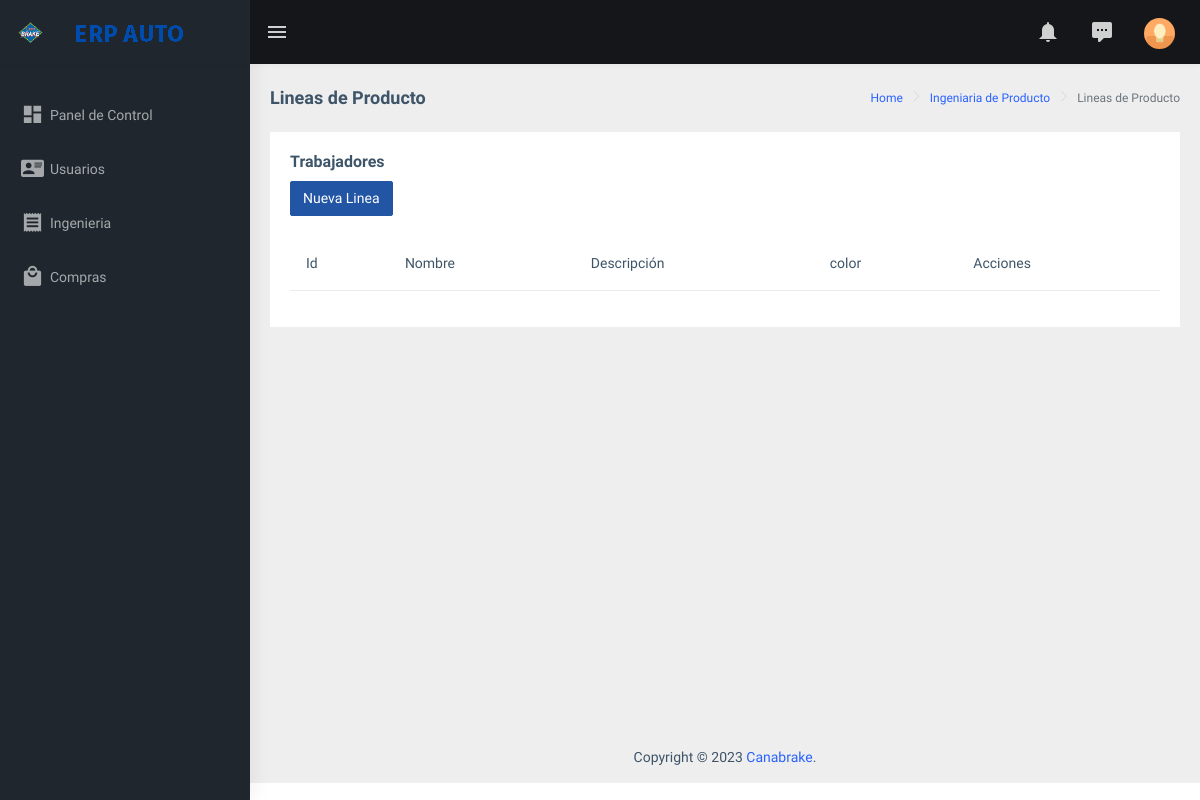
Page /ing_lineas (signed in) on the earlier database version.
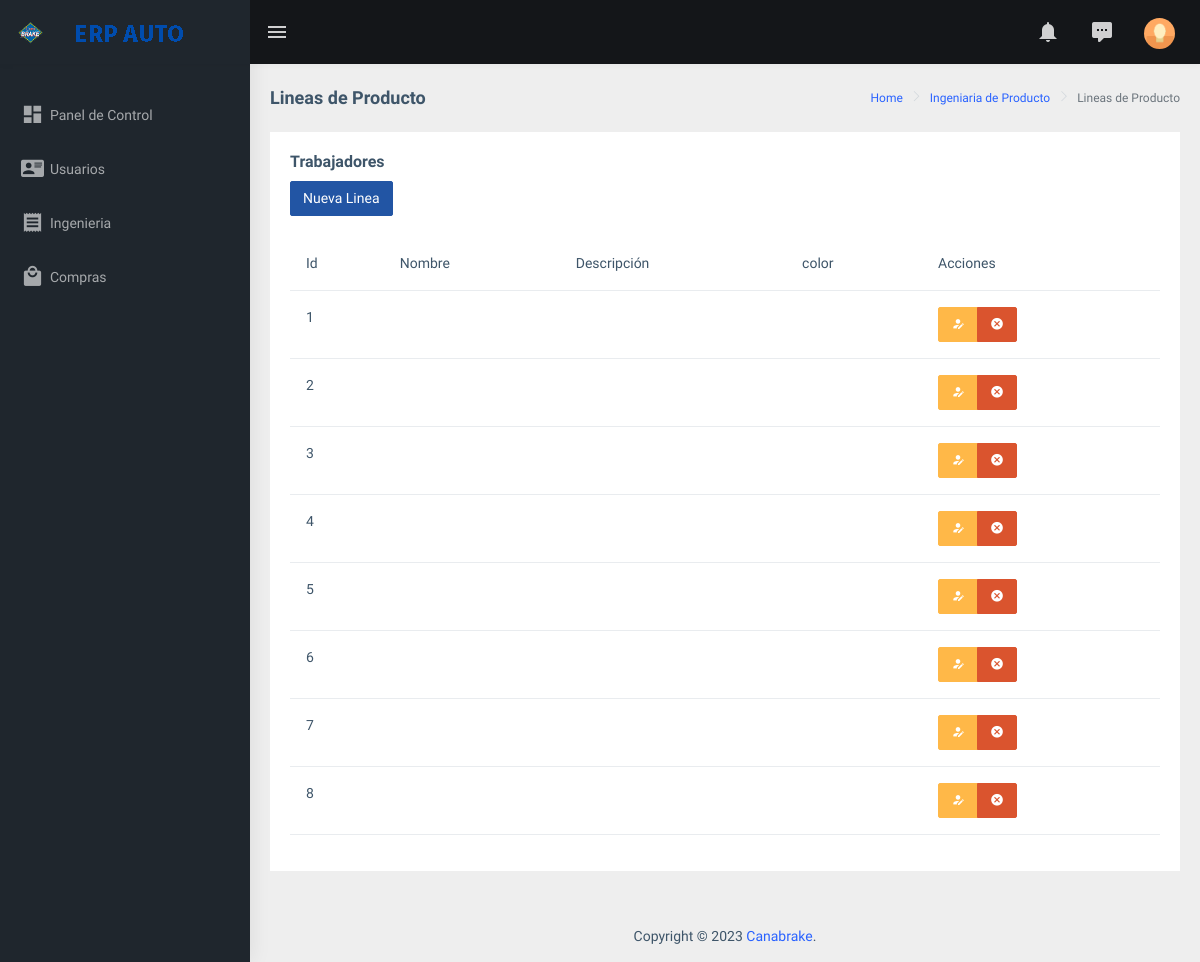
Same page on the later database version.
### tables this page shows
CREATE TABLE `lineasproductos` (
  `id` int(11) NOT NULL,
  `Nombre` varchar(70) NOT NULL,
  `descripcion` text DEFAULT NULL,
  `foto` varchar(200) DEFAULT NULL
);

### controllers/plantilla.controller.php (called while the page is built)
<?php
class ControladorPlantilla{
    static public function ctrPlantilla(){
        include "views/plantilla.php";
    }
}
?>

### index.php (called while the page is built, shortened)
<?php
require_once "controllers/plantilla.controller.php";
require_once "controllers/usuarios.controller.php";
require_once "controllers/ingenieria.controller.php";
require_once "models/ingenieria.models.php";
$plantilla = new ControladorPlantilla();
$plantilla -> ctrPlantilla();

### controllers/ingenieria.controller.php (called while the page is built, shortened)
<?php
class ControladorIngenieria{
    static public function ctrMostrarLineaProductos($columna,$valor){
        $tabla = "lineasproductos";
        $respuesta = ModeloIngenieria::mdlMostrarLineaProductos($tabla, $columna, $valor);
        return $respuesta;
    }
}

### models/conexion.php (called while the page is built)
<?php
class Conexion
	{
		static public function conectar(){
			$con = new PDO("mysql:host=127.0.0.1;dbname=erp_auto",
			            "root",
			            "");
			$con->exec("set names utf8");
			return $con;
		}
	}

### models/ingenieria.models.php (called while the page is built, shortened)
<?php
include_once 'conexion.php';
class ModeloIngenieria{
    static public function mdlMostrarLineaProductos($tabla, $columna, $valor){
        if($columna != null){
            $stmt = Conexion::conectar()->prepare("SELECT * FROM $tabla  WHERE $columna = :$columna");
            $stmt -> bindParam(":".$columna,$valor, PDO::PARAM_STR);
            $stmt -> execute();
            return $stmt -> fetch();
        }else{
            $stmt = Conexion::conectar()->prepare("SELECT * FROM $tabla");
            $stmt -> execute();
            return $stmt -> fetchAll();
        }
    }
}

### views/modulos/ing_lineas.php (the view, shortened to what this page needs)
<div class="page-breadcrumb">
        <div class="row">
            <div class="col-12 d-flex no-block align-items-center">
                <h4 class="page-title">Lineas de Producto</h4>
                <div class="ms-auto text-end">
                    <nav aria-label="breadcrumb">
                        <ol class="breadcrumb">
                        <li class="breadcrumb-item"><a href="arb_inicio">Home</a></li>
                        <li class="breadcrumb-item"><a href="ing_inicio">Ingeniaria de Producto</a></li>
                        <li class="breadcrumb-item active" aria-current="page">
                            Lineas de Producto
                        </li>
                        </ol>
                    </nav>
                </div>
            </div>
        </div>
    </div>
<div class="container-fluid">
    <dic class="row">
        <div class="col-md-12">
            <div class="card">
                <div class="card-body">
                    <h5 class="card-title">
                        Trabajadores
                    </h5>
                    <button class="btn btn-info" id="btnAgregarNuevaLinea">Nueva Linea</button>
                    <br>
                    <br>
                    <div class="table-responsive">
                        <table class="tablas table" style="width:100%">
                            <thead>
                                <tr>
                                    <th>Id</th>
                                    <th>Nombre</th>
                                    <th>Descripción</th>
                                    <th>color</th>
                                    <th>Acciones</th>
                                </tr>
                            </thead>
                            <tbody>
                                <?php
                                $columna = null;
                                $valor =  null;
                                $Lineas = ControladorIngenieria::ctrMostrarLineaProductos($columna,$valor);
                                foreach($Lineas as $key =>$value){
                                    echo '
                                    <tr>
                                        <td>'.$value["id"].'</td>
                                        <td>'.$value["nombre"].'</td>
                                        <td>'.$value["descripcion"].'</td>
                                        <td>'.$value["color"].'</td>
                                        <td>
                                            <div class="btn-group">
                                                <button type="button" data-bs-toggle="modal" data-bs-target="#modalEditarLinea" class="btn btn-warning btnEditarLinea" idLinea="'.$value["id"].'"><i class="mdi mdi-account-edit" ></i></button>
                                                <button type="button" class="btn btn-danger btnEliminarLinea" idLineaElimina="'.$value["id"].'" nombreLineaElimina="'.$value["nombre"].'" ><i class="mdi mdi-close-circle"></i></button>
                                            </div>
                                        </td>
                                    </tr>';
                                }
                                ?>
                            </tbody>
                        </table>
                    </div>
                </div>
            </div>
        </div>
    </dic>
</div>

### views/plantilla.php (shortened to what this page needs)
<!DOCTYPE html>
<html dir="ltr" lang="en">
  <head>
    <link rel="stylesheet" type="text/css" href="views/assets/extra-libs/multicheck/multicheck.css"/>
    <link href="views/assets/libs/datatables.net-bs4/css/dataTables.bootstrap4.css" rel="stylesheet"/>
    <link href="views/assets/libs/flot/css/float-chart.css" rel="stylesheet" />
    <link href="views/dist/css/style.min.css" rel="stylesheet" />
    <link href="views/dist/css/plantilla.css" rel="stylesheet" />
    <link href="views/assets/libs/sweetalert2/sweetalert2.min.css" rel="stylesheet" />
  </head>
  <body>
      <?php
      if(isset($_SESSION["erp_Sesion"]) && $_SESSION["erp_Sesion"] == true){
        echo '<div id="main-wrapper" data-layout="vertical" data-navbarbg="skin5" data-sidebartype="full" data-sidebar-position="absolute" data-header-position="absolute" data-boxed-layout="full">';
        include "modulos/arb_cabezera.php";
        include "modulos/arb_menu.php";
        ?>
        <div class="page-wrapper">
          <?php
          if(isset($_GET["ruta"])){
            if($_GET["ruta"] == "arb_inicio" ||
              $_GET["ruta"] == "ing_inicio" ||
              $_GET["ruta"] == "arb_salir" ||
              $_GET["ruta"] == "rh_usuarios" ||
              $_GET["ruta"] == "comp_inicio" ||
              $_GET["ruta"] == "comp_proveedores" ||
              $_GET["ruta"] == "comp_productos" ||
              $_GET["ruta"] == "ing_listadoTarjetas" ||
              $_GET["ruta"] == "ing_tarjetaIng" ||
              $_GET["ruta"] == "ing_lineas" ){
              include "modulos/".$_GET["ruta"].".php";
              ?>
          <?php
            } else{
              include "modulos/arb_404.php";
            }
          } else{
            include "modulos/arb_inicio.php";
          }
          ?>
          <?php
          include "modulos/arb_footer.php";
          echo '</div>';
      }else{
        include "modulos/login.php";
      }
        ?>
    </div>
  </body>
</html>

### views/modulos/arb_cabezera.php (shortened to what this page needs)
<header class="topbar" data-navbarbg="skin5">
    <nav class="navbar top-navbar navbar-expand-md navbar-dark">
        <div class="navbar-header" data-logobg="skin5">
            <a class="navbar-brand" href="arb_inicio">
              <b class="logo-icon ps-2">
                <img
                  src="views/assets/images/icon-logo.png"
                  alt="Canabrake"
                  class="light-logo"
                  width="25"
                />
              </b>
              <span class="logo-text ms-2">
                <img
                  src="views/assets/images/text-logo.png"
                  alt="homepage"
                  class="light-logo"
                />
              </span>
            </a>
          </div>
          <div
            class="navbar-collapse collapse"
            id="navbarSupportedContent"
            data-navbarbg="skin5"
          >
            <ul class="navbar-nav float-start me-auto">
              <li class="nav-item d-none d-lg-block">
                <a
                  class="nav-link sidebartoggler waves-effect waves-light"
                  href="javascript:void(0)"
                  data-sidebartype="mini-sidebar"
                  ><i class="mdi mdi-menu font-24"></i
                ></a>
              </li>
            </ul>
            <ul class="navbar-nav float-end">
              <li class="nav-item dropdown">
                <a
                  class="nav-link dropdown-toggle"
                  href="#"
                  id="navbarDropdown"
                  role="button"
                  data-bs-toggle="dropdown"
                  aria-expanded="false"
                >
                  <i class="mdi mdi-bell font-24"></i>
                </a>
              </li>
              <li class="nav-item dropdown">
                <a
                  class="nav-link dropdown-toggle waves-effect waves-dark"
                  href="#"
                  id="2"
                  role="button"
                  data-bs-toggle="dropdown"
                  aria-expanded="false"
                >
                  <i class="font-24 mdi mdi-comment-processing"></i>
                </a>
              </li>
              <li class="nav-item dropdown">
                <a
                  class="
                    nav-link
                    dropdown-toggle
                    text-muted
                    waves-effect waves-dark
                    pro-pic
                  "
                  href="#"
                  id="navbarDropdown"
                  role="button"
                  data-bs-toggle="dropdown"
                  aria-expanded="false"
                >
                  <img
                    src="views/assets/images/users/default.jpg"
                    alt="user"
                    class="rounded-circle"
                    width="31"
                  />
                </a>
              </li>
            </ul>
          </div>
        </nav>
</header>

### views/modulos/arb_menu.php
<aside class="left-sidebar" data-sidebarbg="skin5">
  <div class="scroll-sidebar">
    <nav class="sidebar-nav">
      <ul id="sidebarnav" class="pt-4">
        <li class="sidebar-item">
          <a class="sidebar-link waves-effect waves-dark sidebar-link" href="arb_inicio" aria-expanded="false">
            <i class="mdi mdi-view-dashboard"></i>
            <span class="hide-menu">Panel de Control</span>
          </a>
        </li>
        <li class="sidebar-item">
          <a class="sidebar-link waves-effect waves-dark sidebar-link" href="rh_usuarios" aria-expanded="false">
            <i class="mdi mdi-account-card-details"></i>
            <span class="hide-menu"> Usuarios</span>
          </a>
        </li>
        <li class="sidebar-item">
          <a class="sidebar-link waves-effect waves-dark sidebar-link" href="ing_inicio" aria-expanded="false">
            <i class="mdi mdi-receipt"></i>
            <span class="hide-menu">Ingenieria</span>
          </a>
        </li>
        <li class="sidebar-item">
          <a class="sidebar-link waves-effect waves-dark sidebar-link" href="comp_inicio" aria-expanded="false">
            <i class="mdi mdi-shopping"></i>
            <span class="hide-menu">Compras</span>
          </a>
        </li>
      </ul>
    </nav>
  </div>
</aside>

### views/modulos/arb_footer.php
<footer class="footer text-center">Copyright &copy; 2023 <a href="https://www.canabrake.com/">Canabrake</a>.
</footer>

Differences in the rows shown:
added lineasproductos: id "1"
added lineasproductos: id "2"
added lineasproductos: id "3"
added lineasproductos: id "4"
added lineasproductos: id "5"
added lineasproductos: id "6"
added lineasproductos: id "7"
added lineasproductos: id "8"
